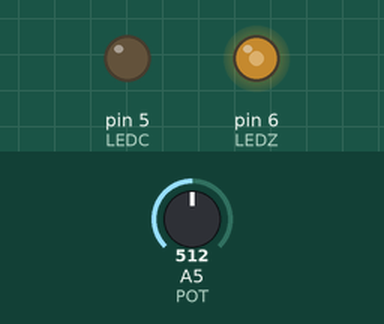
Bench run of a sketch on a simulated Arduino Uno, built with avr-gcc and run on an emulated ATmega328P. Shown: output pins drawn as LEDs (lit = HIGH). Inputs (shaded band) come from the test bench; at power-on: A5 (POT) = 512.

Above: at 1.2 s.
1.3 s: A5 (POT) set to 716
At 2.5 s:
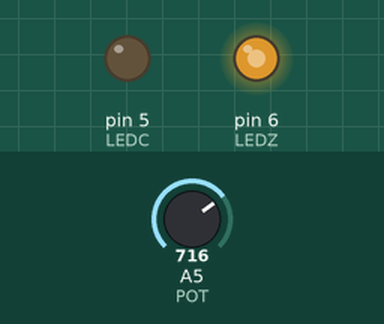
2.8 s: A5 (POT) set to 900
At 3.9 s:
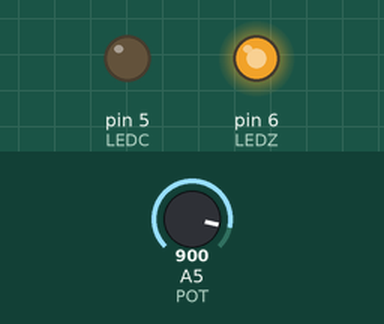
4.3 s: A5 (POT) set to 122
At 5.0 s:
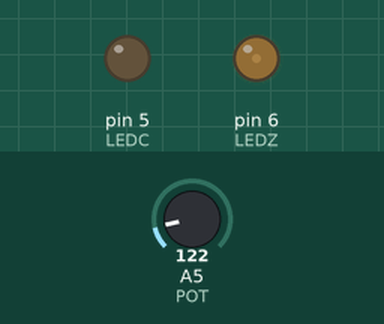
5.8 s: A5 (POT) set to 0
At 6.2 s:
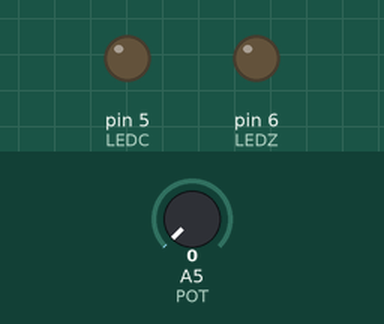
7.3 s: A5 (POT) set to 511
At 8.5 s:
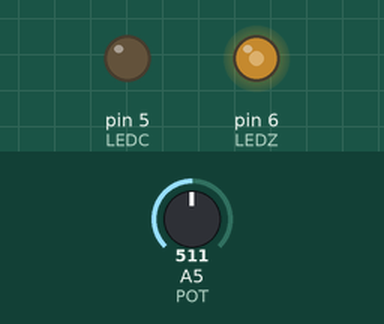
Timing chart, 0 to 9.8 s (numbered marks = the images above; inputs shaded):
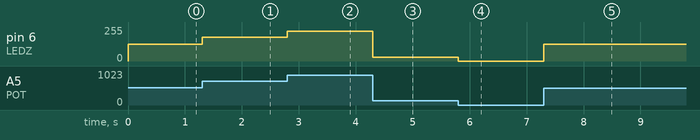

Measured:
- after the input at 1.3 s, pin 6 (LEDZ): 127/255 → 178/255 at once
- after the input at 2.8 s, pin 6 (LEDZ): 178/255 → 224/255 at once
- after the input at 4.3 s, pin 6 (LEDZ): 224/255 → 30/255 at once
- after the input at 5.8 s, pin 6 (LEDZ): 30/255 → 0/255 at once
- after the input at 7.3 s, pin 6 (LEDZ): 0/255 → 127/255 at once

The sketch:

dvojka.ino
```cpp
const int LEDZ = 6;
const int LEDC = 5;
const int POT = A5;
int VALUE;

void setup() {
  pinMode(LEDZ, OUTPUT);
  pinMode(LEDC, OUTPUT);
}

void loop() {
  VALUE = analogRead(POT);
  analogWrite(LEDZ, map(VALUE, 0, 1023, 0, 255));
}
```
